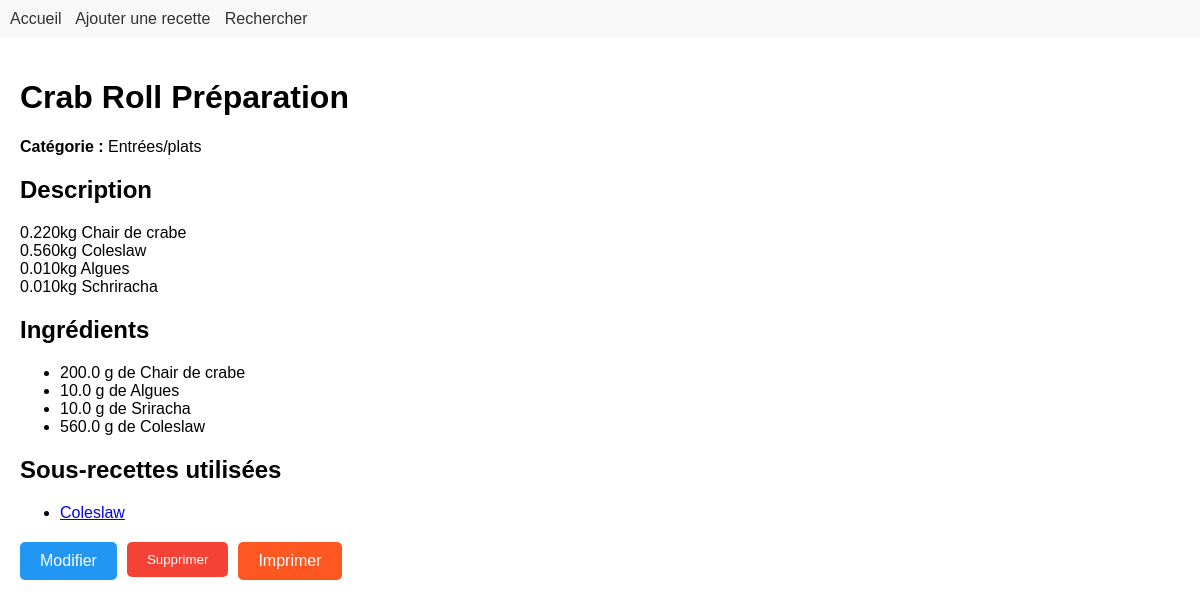
The app's page /recette/21 with its own data.
### tables this page shows
CREATE TABLE Recettes (
            id INTEGER PRIMARY KEY AUTOINCREMENT,
            nom TEXT NOT NULL,
            description TEXT,
            categorie TEXT,
            est_sous_recette BOOLEAN DEFAULT FALSE
        );

CREATE TABLE Ingredients (
            id INTEGER PRIMARY KEY AUTOINCREMENT,
            id_recette INTEGER,
            nom TEXT NOT NULL,
            quantite REAL,
            unite TEXT,
            FOREIGN KEY(id_recette) REFERENCES Recettes(id)
        );

### app.py (the view)
@app.route('/recette/<int:recette_id>')
@auth.login_required
def afficher_recette(recette_id):
    conn = sqlite3.connect('recettes.db')
    conn.row_factory = sqlite3.Row
    cursor = conn.cursor()
    cursor.execute('SELECT * FROM Recettes WHERE id = ?', (recette_id,))
    recette = cursor.fetchone()
    cursor.execute('SELECT * FROM Ingredients WHERE id_recette = ?', (recette_id,))
    ingredients = cursor.fetchall()
    cursor.execute('''
        SELECT r.* FROM Recettes r
        JOIN SousRecettesUtilisees s ON r.id = s.id_sous_recette
        WHERE s.id_recette = ?
    ''', (recette_id,))
    sous_recettes = cursor.fetchall()
    conn.close()
    return render_template('recette.html', recette=recette, ingredients=ingredients, sous_recettes=sous_recettes)

### templates/recette.html (shortened to what this page needs)
{% extends "base.html" %}
{% block content %}
    <h1>{{ recette['nom'] }}</h1>
    <div style="margin-bottom: 20px;">
        <p><strong>Catégorie :</strong> {{ recette['categorie'] }}</p>
    </div>
    <div style="margin-bottom: 20px;">
        <h2>Description</h2>
        <p style="white-space: pre-line;">{{ recette['description'] }}</p>
    </div>
    <div style="margin-bottom: 20px;">
        <h2>Ingrédients</h2>
        <ul>
            {% for ingredient in ingredients %}
                <li>{{ ingredient['quantite'] }} {{ ingredient['unite'] }} de {{ ingredient['nom'] }}</li>
            {% endfor %}
        </ul>
    </div>
    {% if sous_recettes %}
        <div style="margin-bottom: 20px;">
            <h2>Sous-recettes utilisées</h2>
            <ul>
                {% for sous_recette in sous_recettes %}
                    <li>
                        <a href="{{ url_for('afficher_recette', recette_id=sous_recette['id']) }}">
                            {{ sous_recette['nom'] }}
                        </a>
                    </li>
                {% endfor %}
            </ul>
        </div>
    {% endif %}
    <div style="margin-top: 20px; display: flex; gap: 10px;">
        <a href="{{ url_for('modifier_recette', recette_id=recette['id']) }}" style="padding: 10px 20px; background-color: #2196F3; color: white; text-decoration: none; border-radius: 5px; text-align: center;">Modifier</a>
        <form method="POST"
              {% if recette['est_sous_recette'] %}
                  action="{{ url_for('supprimer_sous_recette', sous_recette_id=recette['id']) }}"
              {% else %}
                  action="{{ url_for('supprimer_recette', recette_id=recette['id']) }}"
              {% endif %}
              style="margin: 0;">
            <button type="submit" style="padding: 10px 20px; background-color: #f44336; color: white; border: none; border-radius: 5px; cursor: pointer;"
                    onclick="return confirm('Êtes-vous sûr de vouloir supprimer {% if recette['est_sous_recette'] %}cette sous-recette{% else %}cette recette{% endif %} ?');">
                Supprimer
            </button>
        </form>
        <a href="{{ url_for('imprimer_recette', recette_id=recette['id']) }}" target="_blank" style="padding: 10px 20px; background-color: #FF5722; color: white; text-decoration: none; border-radius: 5px; text-align: center;">Imprimer</a>
    </div>
{% endblock %}

### templates/base.html (shortened to what this page needs)
<!DOCTYPE html>
<html lang="fr">
<head>
    <link rel="stylesheet" href="/static/css/style.css">
</head>
<body>
    <header>
        <nav>
            <a href="/">Accueil</a>
            <a href="/ajout">Ajouter une recette</a>
            <a href="/recherche">Rechercher</a>
        </nav>
    </header>
    <main>
        {% block content %}{% endblock %}
    </main>
</body>
</html>

### static/css/style.css (style rules this page uses)
body { font-family: Arial, sans-serif; margin: 0; padding: 0; }
header { background-color: #f8f8f8; padding: 10px; }
nav a { margin-right: 10px; text-decoration: none; color: #333; }
main { padding: 20px; }

### records on screen
Recettes: nom "Crab Roll Préparation", categorie "Entrées/plats", description "0.220kg Chair de crabe 0.560kg Coleslaw 0.010kg Algues 0.010kg Schriracha"
Ingredients: quantite "200.0", unite "g", nom "Chair de crabe"
Ingredients: quantite "10.0", unite "g", nom "Algues"
Ingredients: quantite "10.0", unite "g", nom "Sriracha"
Ingredients: quantite "560.0", unite "g", nom "Coleslaw"
Recettes: nom "Coleslaw"
